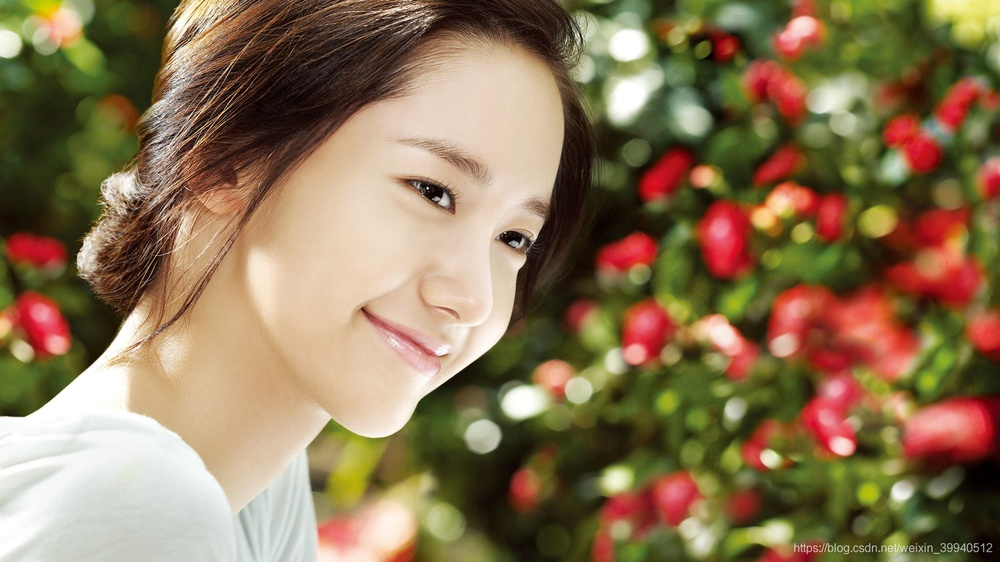
#> input picture Datawhale/ImageProcessingFundamentals/images/yun.jpg, 1000 x 562 px, shrunk from 1366 x 768 before the run
$ jupyter execute '边缘检测.ipynb'   (older library calls are emulated)
#> lines starting #> are read from the running program, lines starting #| are printed output that depends on the picture
# 06 边缘检测

## 简介

### 什么是边缘？

边缘是图像强度函数快速变化的地方

### 如何检测边缘？

为了检测边缘，我们需要检测图像中的**不连续性**，可以使用**导数**来检测不连续性。

如上图所示，上图的第一幅图表示一张数字图片，我们对水平红线处进行求导，便可得到上图二中的关系，可以看到在边缘处有着较大的跳变。但是，导数也会受到噪声的影响，因此建议在求导数之前先对图像进行平滑处理（上图三）。

但是，导数也会受到噪声的影响，因此建议在求导数之前先对图像进行平滑处理。 然后我们可以使用遮罩使用卷积来检测边缘。 同样，我不打算讨论数学部分，这里我们仅关注实现细节。

## 算法理论介绍与推荐

### Sobel算子

我们可以使用$3 \times 3$ 的卷积核来进行图像求导：

$$
{\displaystyle \mathbf {G}'_{y}={ \begin{bmatrix}+1&+2&+1\\0&0&0\\-1&-2&-1\end{bmatrix}}*\mathbf {I} \quad {\mbox{和}}\quad \mathbf{G}'_{x}={\begin{bmatrix}+1&0&-1\\+2&0&-2\\+1&0&-1\end{bmatrix}}*\mathbf {I} }
$$

其中$ \mathbf {I}$表示原图片，$\mathbf {G}'_{x}$和$\mathbf {G}'_{y}$分别表示沿图片水平和竖直方向上的变化，$ * $表示卷积操作

【例1】下面以Sobel算子为例讲述如何计算梯度

x和y方向的Sobel算子分别为：

$$
\begin{equation}G_{x}=\left[\begin{array}{ccc}-1 & 0 & 1 \\-2 & 0 & 2 \\-1 & 0 & 1\end{array}\right] \quad G_{y}=\left[\begin{array}{ccc}1 & 2 & 1 \\0 & 0 & 0 \\-1 & -2 & -1\end{array}\right]\end{equation}
$$

若图像$\mathbf {G}$中一个3x3的窗口为A，要计算梯度的像素点为e，则和Sobel算子进行卷积之后，像素点e在x和y方向的梯度值分别为：

$$
\begin{equation}\begin{aligned}{G}'_{x}=G_{x} * A=\left[\begin{array}{ccc}-1 & 0 & 1 \\-2 & 0 & 2 \\-1 & 0 & 1\end{array}\right] *\left[\begin{array}{ccc}a & b & c \\d & e & f \\g & h & i\end{array}\right]=\operatorname{sum}\left(\left[\begin{array}{ccc}-a & 0 & c \\-2 d & 0 & 2 f \\-g & 0 & i\end{array}\right]\right) \\{G}'_{y}=G_{y} * A=\left[\begin{array}{ccc}1 & 2 & 1 \\0 & 0 & 0 \\-1 & -2 & -1\end{array}\right] *\left[\begin{array}{ccc}a & b & c \\d & e & f \\g & h & i\end{array}\right]=\operatorname{sum}\left(\left[\begin{array}{ccc}a & 2 b & c \\0 & 0 & 0 \\-g & -2 h & -i\end{array}\right]\right)\end{aligned}\end{equation}
$$

其中“ * ” 为卷积符号，sum表示矩阵中所有元素相加求和。

### Canny边缘检测

Canny边缘检测于1986年由JOHN CANNY首次在论文《A Computational Approach to Edge Detection》中提出，就此拉开了Canny边缘检测算法的序幕。

Canny边缘检测是从不同视觉对象中提取有用的结构信息并大大减少要处理的数据量的一种技术，目前已广泛应用于各种计算机视觉系统。Canny发现，在不同视觉系统上对边缘检测的要求较为类似，因此，可以实现一种具有广泛应用意义的边缘检测技术。边缘检测的一般标准包括：

1.    以低的错误率检测边缘，也即意味着需要尽可能准确的捕获图像中尽可能多的边缘。
2.    检测到的边缘应精确定位在真实边缘的中心。
3.    图像中给定的边缘应只被标记一次，并且在可能的情况下，图像的噪声不应产生假的边缘。

为了满足这些要求，Canny使用了变分法。Canny检测器中的最优函数使用四个指数项的和来描述，它可以由高斯函数的一阶导数来近似。

在目前常用的边缘检测方法中，Canny边缘检测算法是具有严格定义的，可以提供良好可靠检测的方法之一。由于它具有满足边缘检测的三个标准和实现过程简单的优势，成为边缘检测最流行的算法之一。

完成一个Canny边缘检测算法可以分为以下四步：

| 高斯滤波                            | 目的                                   |
| ----------------------------------- | -------------------------------------- |
| 1.高斯滤波                          | 去噪声降低错误率                       |
| 2.计算梯度幅值和方向                | 估计每一点处的边缘强度与方向           |
| 3.非极大值抑制（NMS）               | 对Sobel、Prewitt等算子的结果进一步细化 |
| 4应用双阈值（Double-Threshold）检测 | 确定真实的和可能的边缘。               |

#### 1.高斯滤波

边缘检测结果容易受到图像噪声的影响，图片中一些噪声会大大影像边缘检测。因此为了使图像平滑，可以用高斯滤波器内核与图像进行卷积。 此步骤将使图像稍微平滑，以减少边缘检测器上明显噪声的影响。

大小为$（2k + 1）×（2k + 1）$的高斯滤波器核的方程式为：

$$
{\displaystyle H_{ij}={\frac {1}{2\pi \sigma ^{2}}}\exp \left(-{\frac {(i-(k+1))^{2}+(j-(k+1))^{2}}{2\sigma ^{2}}}\right);1\leq i,j\leq (2k+1)}
$$

【例2】下面一个5×5高斯卷积核例子，用于创建相邻图像，$\sigma = 1.4$。 （*表示卷积运算。）
$$
\mathbf {B} ={\frac {1}{159}}{\begin{bmatrix}2&4&5&4&2\\4&9&12&9&4\\5&12&15&12&5\\4&9&12&9&4\\2&4&5&4&2\end{bmatrix}}*\mathbf {A}
$$
注意，选择高斯核的大小会影响检测器的性能。 尺寸越大，检测器对噪声的灵敏度越低。 此外，随着高斯滤波器核大小的增加，用于检测边缘的定位误差将略有增加。一般5x5是一个比较不错的trade off。

#### 2.计算梯度强度和方向

进行高斯滤波后，图像中的边缘可以指向各个方向，接下来使用四个算子来检测图像中的水平、垂直和对角边缘。边缘检测的算子（如Roberts，Prewitt，Sobel等）返回水平$G_x$和垂直$G_y$方向的一阶导数值，由此便可以确定像素点的梯度$G$和方向$\theta$ 。
$$
\mathbf {G} ={\sqrt {{\mathbf {G} _{x}}^{2}+{\mathbf {G} _{y}}^{2}}} \tag{1}
$$

$$
\mathbf {\theta } =\operatorname {arctan} \left(\mathbf {G} _{y}/\mathbf {G} _{x}\right) \tag{2}
$$

其中$\mathbf {G}$为梯度强度， $\theta$表示梯度方向，$\operatorname {arctan}$为反正切函数。通过上式我们可以得到一个梯度矩阵$\mathbf {G}$和方向矩阵 $\theta$。

【例3】角度的计算

见下图，假设 $\theta$有四条线，分别是0，45，90，135度线（0度和180重合，是一条线）。需要通过（2）式求出的$\theta$进行近似，分类到这四条线或四个角度中。

比如计算出的$\theta=91 $度,则应将其归类到90--270度方向

#### 3.非极大值抑制(NMS)

在每一点上，邻域中心与沿着其对应的梯度方向的两个像素相比，若中心像素为最大值，则保留，否则中心置0，这样可以抑制非极大值，保留局部梯度最大的点，以得到细化的边缘。

对图像进行梯度计算后，仅仅基于梯度值提取的边缘仍然很模糊。对边缘有且应当只有一个准确的响应。而非极大值抑制则可以帮助将局部最大值之外的所有梯度值抑制为0。非极大值抑制是一种边缘稀疏技术，非极大值抑制的作用在于“瘦”边。直观上地看，对第二步得到的图片，边缘由粗变细了。

#### 4. 用双阈值算法检测和连接边缘

一张图解释双阈值算法检测：

双阈值法非常简单，我们假设两类边缘：经过非极大值抑制之后的边缘点中，**梯度值超过TH的称为强边缘，梯度值小于TH大于TL的称为弱边缘，梯度小于TL的不是边缘**。

可以肯定的是，强边缘必然是边缘点，因此必须将T1设置的足够高，以要求像素点的梯度值足够大（变化足够剧烈），而弱边缘可能是边缘，也可能是噪声，如何判断呢？**当弱边缘的周围8邻域有强边缘点存在时，就将该弱边缘点变成强边缘点**，以此来实现对强边缘的补充。实际中人们发现T1:T2=2:1的比例效果比较好，其中T1可以人为指定，也可以设计算法来自适应的指定，比如定义梯度直方图的前30%的分界线为T1。检查8邻域的方法叫边缘滞后跟踪，连接边缘的办法还有区域生长法等等。

## 基于OpenCV的实现

### Sobel算子

opencv使用sobel 算子的方法是`cv2.Sobel`

[cell 1]
# -*- coding: utf-8 -*-
"""
cv2.Sobel(src, #参数是需要处理的图像；
					ddepth, #图像的深度，-1表示采用的是与原图像相同的深度。目标图像的深度必须大于等于原图像的深度
					dx, #dx和dy表示的是求导的阶数，0表示这个方向上没有求导，一般为0、1、2。
					dy[,
					dst[, #输出图片
          ksize[,#Sobel算子的大小，必须为1、3、5、7。
          scale[, #缩放导数的比例常数，默认情况下没有伸缩系数；
          delta[, #可选的增量，将会加到最终的dst中，同样，默认情况下没有额外的值加到dst中；
          borderType #判断图像边界的模式。这个参数默认值为cv2.BORDER_DEFAULT。
          ]]]]])
"""
import cv2
import numpy as np
from matplotlib import pyplot as plt

#读图
img = cv2.imread('images/yun.jpg',0)
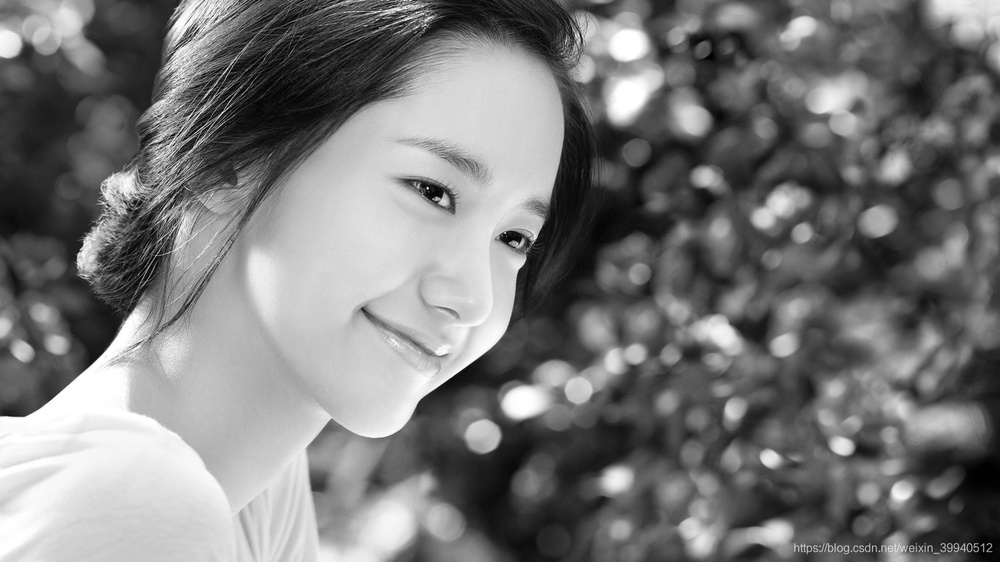
#> img: shape (562, 1000); min 0, max 255, mean 120.6

sobelx = cv2.Sobel(img,cv2.CV_64F,1,0,ksize=5)
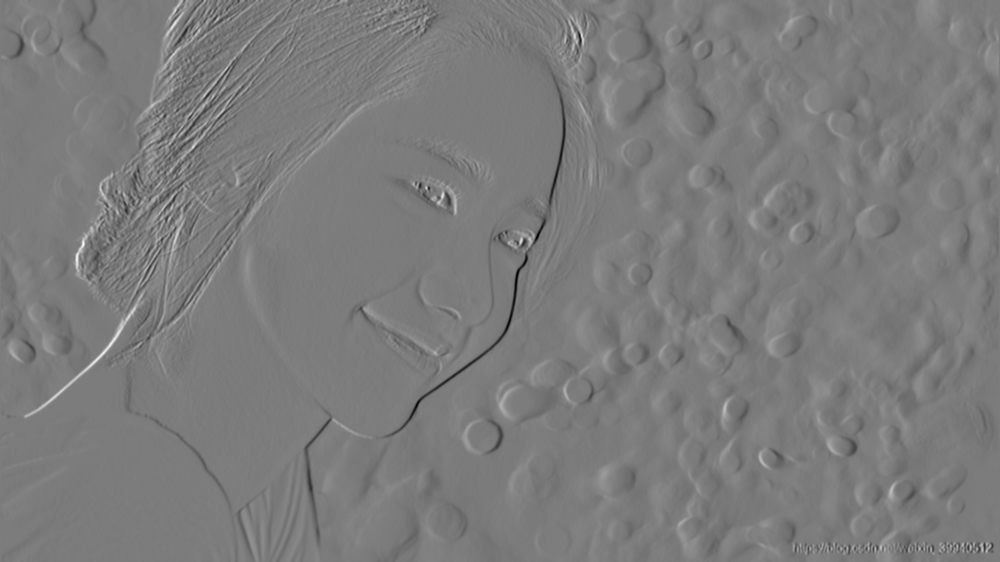
#> sobelx: shape (562, 1000) float64; min -8733, max 9197, mean -7.3; drawn with min black and max white
sobely = cv2.Sobel(img,cv2.CV_64F,0,1,ksize=5)
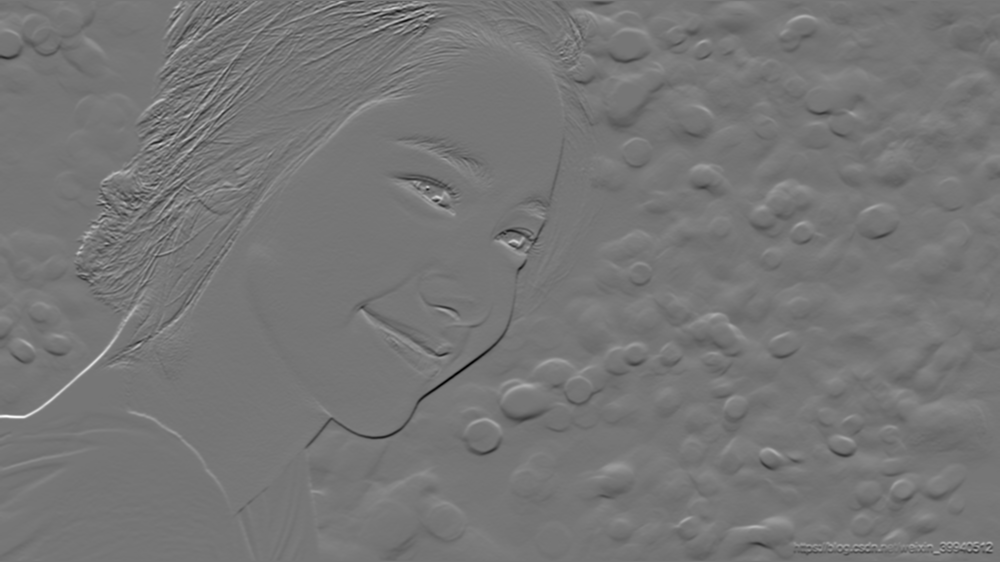
#> sobely: shape (562, 1000) float64; min -9335, max 10774, mean 5.8; drawn with min black and max white

#画图
plt.figure(figsize=(16, 9))
plt.subplot(1,3,1),plt.imshow(img,cmap = 'gray')
plt.title('Original'), plt.xticks([]), plt.yticks([])

plt.subplot(1,3,2),plt.imshow(sobelx,cmap = 'gray')
plt.title('Sobel X'), plt.xticks([]), plt.yticks([])

plt.subplot(1,3,3),plt.imshow(sobely,cmap = 'gray')
plt.title('Sobel Y'), plt.xticks([]), plt.yticks([])

plt.show()
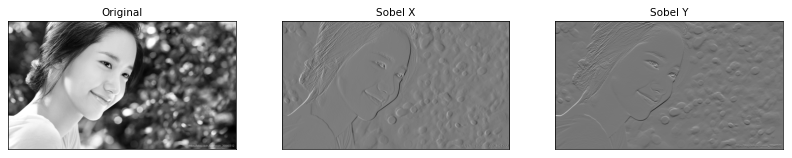
#> figure drawn by matplotlib, 3 panels

#### Canny算法

[cell 2]
# -*- coding: utf-8 -*-

"""
cv2.Canny(image,            # 输入原图（必须为单通道图）
          threshold1,
          threshold2,       # 较大的阈值2用于检测图像中明显的边缘
          [, edges[,
          apertureSize[,    # apertureSize：Sobel算子的大小
          L2gradient ]]])   # 参数(布尔值)：
                              true： 使用更精确的L2范数进行计算（即两个方向的倒数的平方和再开放），
                              false：使用L1范数（直接将两个方向导数的绝对值相加）。
"""

import cv2
import numpy as np
import matplotlib.pyplot as plt

original_img = cv2.imread("images/yun.jpg", 0)

# canny边缘检测
img1 = cv2.GaussianBlur(original_img,(3,3),0)
canny = cv2.Canny(img1, 50, 150)
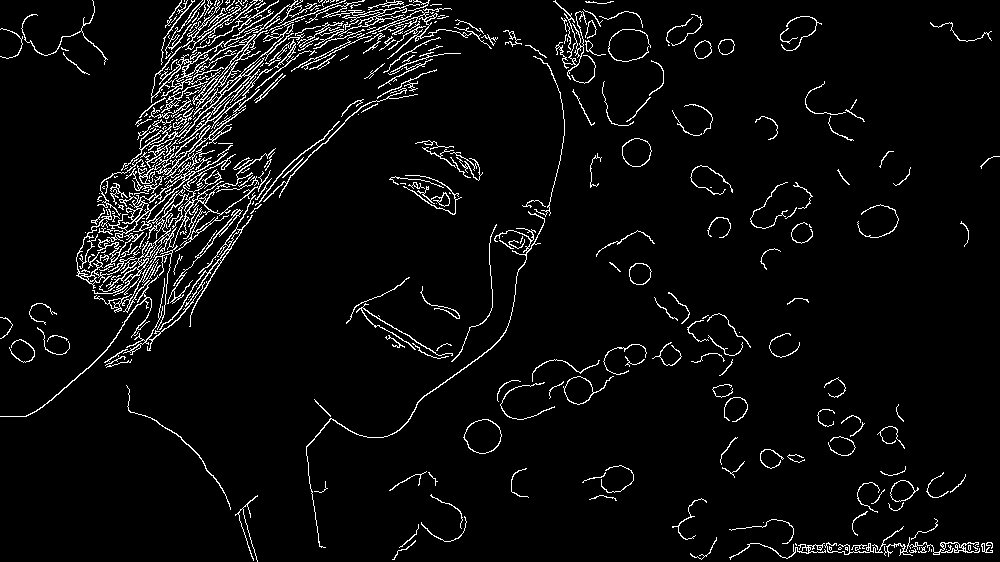
#> canny: shape (562, 1000); 4.9% white in thin lines or dots

# 画图
plt.figure(figsize=(16, 9))
plt.subplot(1,2,1),plt.imshow(original_img,cmap = 'gray')
plt.title('Original'), plt.xticks([]), plt.yticks([])

plt.subplot(1,2,2),plt.imshow(canny,cmap = 'gray')
plt.title('Canny'), plt.xticks([]), plt.yticks([])
plt.show()
